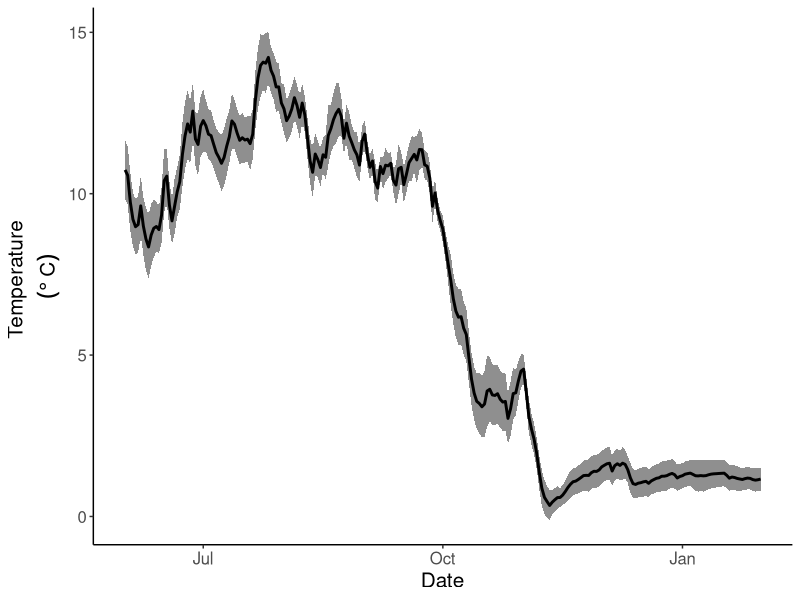
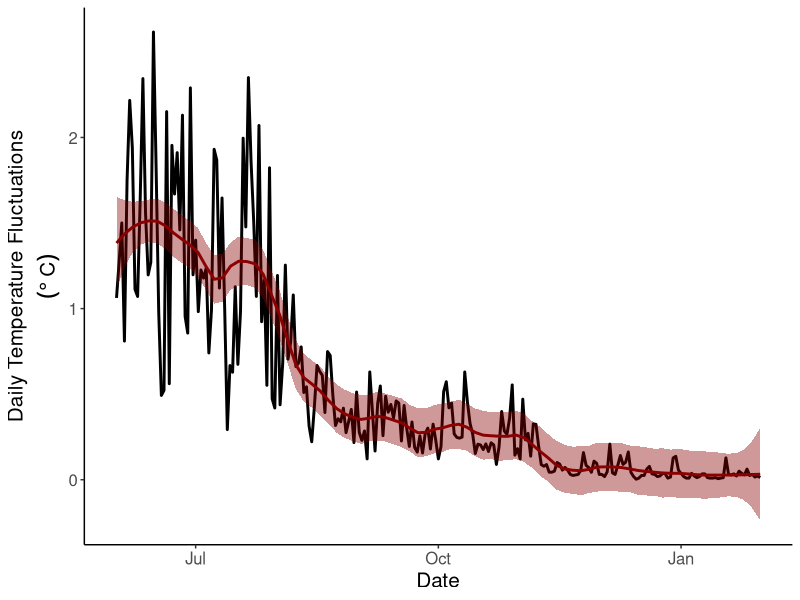
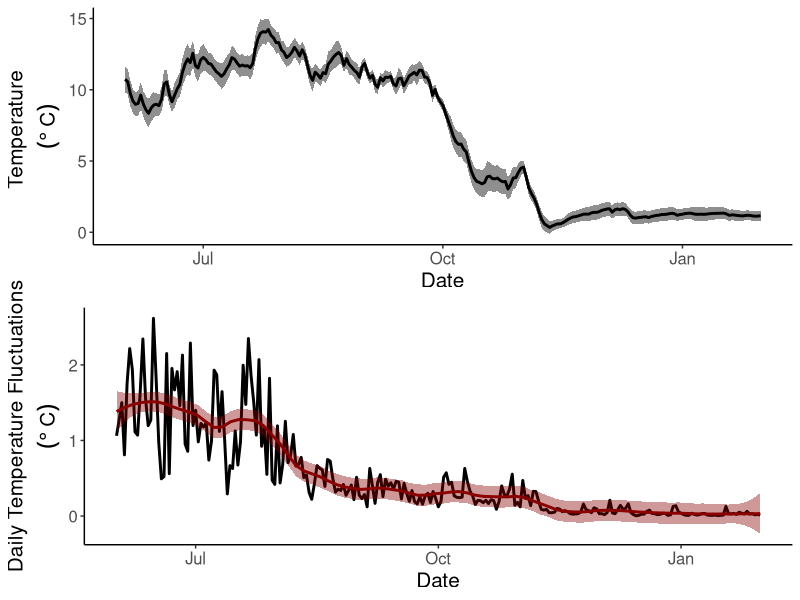
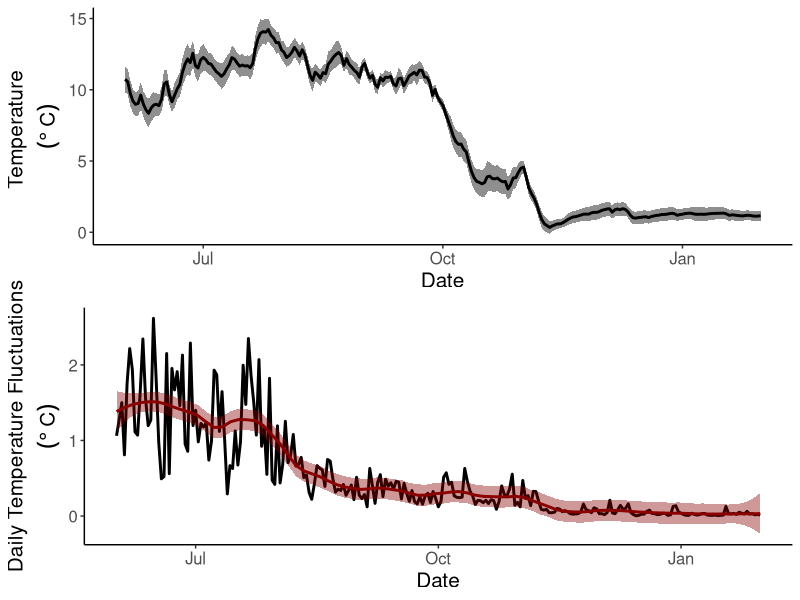

Generate these figures, in order, with R:

# -----------------------------------#

# Visualising time series in GGPLOT2 #

# -----------------------------------#

# Goal: produce a line graph or time series plot with the mean daily temperature
# pluss erros using GGPLOT2. Similarly produce a second graph of daliy temperature 
# fluctuations. Finally, plot and save the two figures together.


# Libraries
library(ggplot2)
library(gridExtra)

# Raw data: 
# Temperature from June 2016 to Jan 2017 from 36 unique loggers


# Get data

setwd("your_filepath")
dat <- read.csv("temperatureTimeSeries.csv")


length(unique(dat$unique_ID)) # Good - 36 loggers



# First we plot the temperature time series:

# Aggregate to get mean per day for each logger. Otherwise the plot gets to messy.
dat2 <- aggregate(data = dat,
                  Temp~unique_ID+Date,
                  FUN = mean)

# then we get mean per date, and also the SD
dat3 <- aggregate(data = dat2,
                  Temp~Date,
                  FUN = function(x) c(mn = mean(x), sd = sd(x)))

head(dat3)
str(dat3)
# Obs, the output from the function doesn't show as columns

dat4 <- do.call(data.frame, dat3)
str(dat4)
# Good



# housekeeping - formatting the date
dat4$Date2 <- as.POSIXct(dat4$Date, format = c("%Y-%m-%d"))



# Plot temperature against date and add 1SD
(temp.series <-  ggplot(data = dat4, 
              aes(x = Date2, 
                  y = Temp.mn)) +
  geom_ribbon(aes(x = Date2, 
                    ymax = Temp.mn+Temp.sd, 
                    ymin = Temp.mn-Temp.sd, alpha = 0.2)) +
  geom_line(size = 1) +
  xlab("Date") +
  ylab(expression(atop(paste("Temperature "), ( degree~C)))) +
  theme_classic() +
  theme(text = element_text(size = 15)) +
  theme(legend.position = "none")
  )



# NEXT: Create a plot of daily temperature fluctuations.
daily <- dat

# first we get the max and min values per day and per logger
daily2 <-   aggregate(data = daily,
              Temp~unique_ID+Date,
              FUN = function(x) c(max = max(x), min = min(x)))
daily2 <- do.call(data.frame, daily2)


# them we calculate the difference
daily2$diff <- daily2$Temp.max-daily2$Temp.min

daily3 <- aggregate(data = daily2,
                    diff~Date,
                    FUN = mean)


# housekeeping - formatting the date and time zone
daily3$Date2 <- as.POSIXct(daily3$Date, format="%Y-%m-%d", tz = "GMT")  
head(daily3)


# Make the plot
(temp.fluct <-  ggplot(data = daily3, 
                   aes(x = Date2, 
                       y = diff)) +
    geom_line(size = 1)+
    geom_smooth(method = "loess", span = 0.2, colour = "darkred", fill = "darkred") +
    xlab("Date") +
    ylab(expression(atop(paste("Daily Temperature Fluctuations"), ( degree~C)))) +
    theme_classic() +
    theme(text = element_text(size = 15)) +
    theme(legend.position = "none")
)



# Finally, plot the two figures together and export
ggsave(filename = "Temperature time series and daily fluctuations.pdf",
       plot = grid.arrange(temp.series, temp.fluct, nrow = 2),
             height = 10, width = 10)

ggsave(filename = "temp_timeseries.png",
       plot = grid.arrange(temp.series, temp.fluct, nrow = 2),
       height = 10, width = 10)
